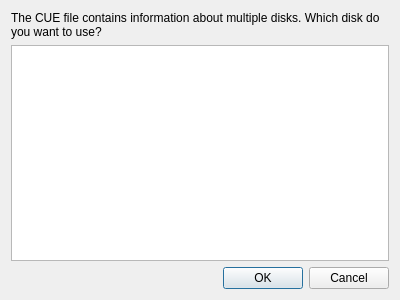
<?xml version="1.0" encoding="UTF-8"?>
<ui version="4.0">
 <class>CueDiskSelectDialog</class>
 <widget class="QDialog" name="CueDiskSelectDialog">
  <property name="geometry">
   <rect>
    <x>0</x>
    <y>0</y>
    <width>400</width>
    <height>300</height>
   </rect>
  </property>
  <property name="windowTitle">
   <string>Select disk</string>
  </property>
  <layout class="QVBoxLayout" name="verticalLayout">
   <item>
    <widget class="QLabel" name="text">
     <property name="text">
      <string>The CUE file contains information about multiple disks. Which disk do you want to use?</string>
     </property>
     <property name="wordWrap">
      <bool>true</bool>
     </property>
    </widget>
   </item>
   <item>
    <widget class="QTreeWidget" name="diskTree">
     <property name="rootIsDecorated">
      <bool>false</bool>
     </property>
     <property name="uniformRowHeights">
      <bool>true</bool>
     </property>
     <property name="itemsExpandable">
      <bool>false</bool>
     </property>
     <property name="expandsOnDoubleClick">
      <bool>false</bool>
     </property>
     <attribute name="headerVisible">
      <bool>false</bool>
     </attribute>
     <column>
      <property name="text">
       <string notr="true">1</string>
      </property>
     </column>
    </widget>
   </item>
   <item>
    <widget class="QDialogButtonBox" name="buttonBox">
     <property name="orientation">
      <enum>Qt::Horizontal</enum>
     </property>
     <property name="standardButtons">
      <set>QDialogButtonBox::Cancel|QDialogButtonBox::Ok</set>
     </property>
    </widget>
   </item>
  </layout>
 </widget>
 <resources/>
 <connections>
  <connection>
   <sender>buttonBox</sender>
   <signal>accepted()</signal>
   <receiver>CueDiskSelectDialog</receiver>
   <slot>accept()</slot>
   <hints>
    <hint type="sourcelabel">
     <x>248</x>
     <y>254</y>
    </hint>
    <hint type="destinationlabel">
     <x>157</x>
     <y>274</y>
    </hint>
   </hints>
  </connection>
  <connection>
   <sender>buttonBox</sender>
   <signal>rejected()</signal>
   <receiver>CueDiskSelectDialog</receiver>
   <slot>reject()</slot>
   <hints>
    <hint type="sourcelabel">
     <x>316</x>
     <y>260</y>
    </hint>
    <hint type="destinationlabel">
     <x>286</x>
     <y>274</y>
    </hint>
   </hints>
  </connection>
 </connections>
</ui>
